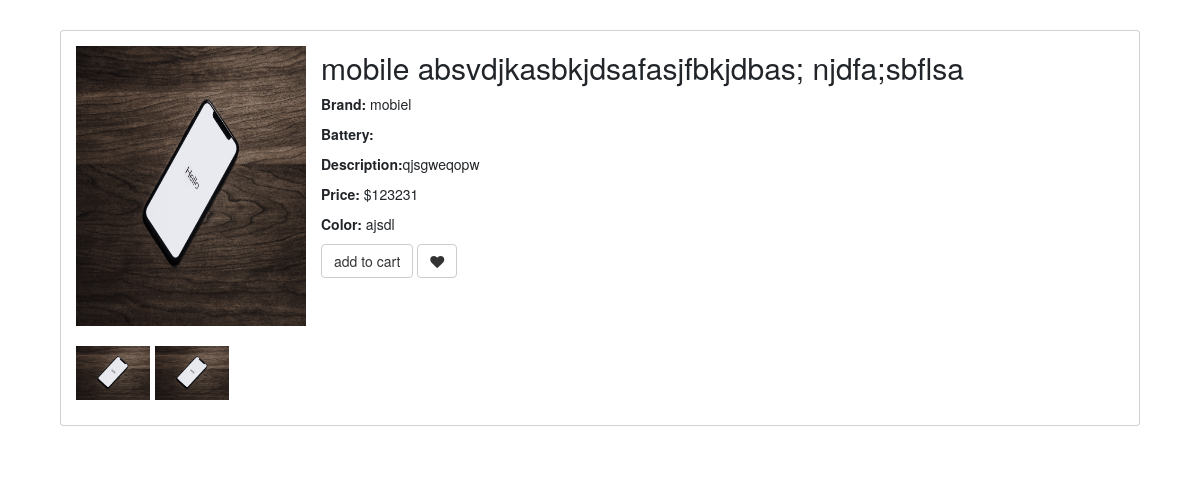
Page /app2/mobile/3/ on the committed database.
### app2/models.py (models this page shows, shortened)
class Product(models.Model):
    user = models.ForeignKey(CustomUser, on_delete=models.CASCADE, null=True)
    name = models.CharField(max_length=255, null=True)
    product_name = models.CharField(max_length=255, null=True)
    brand_name = models.CharField(max_length=255, null=True)
    price = models.CharField(max_length=255, null=True)
    image1 = models.ImageField(upload_to='sample/', null=True, blank=True, max_length=255)
    image2 = models.ImageField(upload_to='sample/', null=True, blank=True, max_length=255)
    image3 = models.ImageField(upload_to='sample/', null=True, blank=True, max_length=255)
    description = models.TextField(max_length=255, null=True)
    category = models.CharField(max_length=255, null=True)

class ProductMobile(models.Model):
    product = models.ForeignKey(Product, on_delete=models.CASCADE, null=True)
    wireless = models.CharField(max_length=255, null=True)
    m_os = models.CharField(max_length=255, null=True)
    cellular = models.CharField(max_length=255, null=True)
    memory = models.CharField(max_length=255, null=True)
    connectivity = models.CharField(max_length=255, null=True)
    m_screen = models.CharField(max_length=255, null=True)
    wireless_network_technology = models.CharField(max_length=255, null=True)
    color= models.CharField(max_length=255,null=True)
    ram = models.TextField(max_length=255, null=True)
    processor = models.CharField(max_length=255, null=True)
    camrear = models.CharField(max_length=255, null=True)
    camfront = models.CharField(max_length=255, null=True)

### app2/views.py (the view)
# urls.py: path('mobile/<int:product_id>/', views.mobile_details, name='mobile_details'),
def mobile_details(request,product_id):
    product = Product.objects.filter(id=product_id)
    mobile = ProductMobile.objects.get(product_id=product_id)
    return render(request,'details/mobile.html',{'product':product,'mobile':mobile})

### template/details/mobile.html (shortened to what this page needs)
{% load static %}
<!DOCTYPE html>
<html lang="en">
  <head>
    <link
      href="https://cdn.jsdelivr.net/npm/bootstrap@5.3.1/dist/css/bootstrap.min.css"
      rel="stylesheet"
    />
    <link
      href="//maxcdn.bootstrapcdn.com/bootstrap/3.3.0/css/bootstrap.min.css"
      rel="stylesheet"
      id="bootstrap-css"
    />
    <link
      href="https://maxcdn.bootstrapcdn.com/font-awesome/4.7.0/css/font-awesome.min.css"
      rel="stylesheet"
    />
  </head>
  <body>
    <div class="container p-5">
      {% for product in product %}
      <div class="card">
        <div class="d-flex flex-row">
          <div class="image-and-subImg d-flex flex-column p-4">
            <div class="main-image">
              <img src="{{ product.image1.url }}" alt="" />
            </div>
            <div class="sub-images gap-2 d-flex flex-row">
              <div class="product-sub-image">
                <img src="{{ product.image3.url }}" alt="" />
              </div>
              <div class="product-sub-image">
                <img src="{{ product.image3.url }}" alt="" />
              </div>
            </div>
          </div>
          <div class="description h-100">
            <div class="product-details">
              <h2>{{ product.product_name }}</h2>
              <p><strong>Brand:</strong> {{ product.brand_name }}</p>
              <p><strong>Battery:</strong> {{ mobile.battery }}</p>
              <p><strong>Description:</strong>{{product.description}}</p>
              <p><strong>Price:</strong> ${{ product.price }}</p>
              <p><strong>Color:</strong> {{ mobile.color }}</p>
            </div>
            <a href="">
            <button class="add-to-cart btn btn-default" type="button">
              add to cart
            </button>
          </a>
            <button class="like btn btn-default" type="button">
              <span class="fa fa-heart"></span>
            </button>
          </div>
        </div>
      </div>
      {% endfor %}
    </div>
  </body>
</html>

### template/details/mobile.html (style rules this page uses)
.image-and-subImg { width: fit-content; }
.main-image > img { width: 230px; height: 280px; background-size: cover; }
.sub-images { margin-top: 10px; width: max-content; }
.product-sub-image >img { object-fit: contain; width: 74px; height: 74px; }

### rows in the picture
Product: image1 (picture), image3 (picture), product_name "mobile absvdjkasbkjdsafasjfbkjdbas; njdfa;sbflsa", brand_name "mobiel", description "qjsgweqopw", price "123231"
ProductMobile: color "ajsdl"
